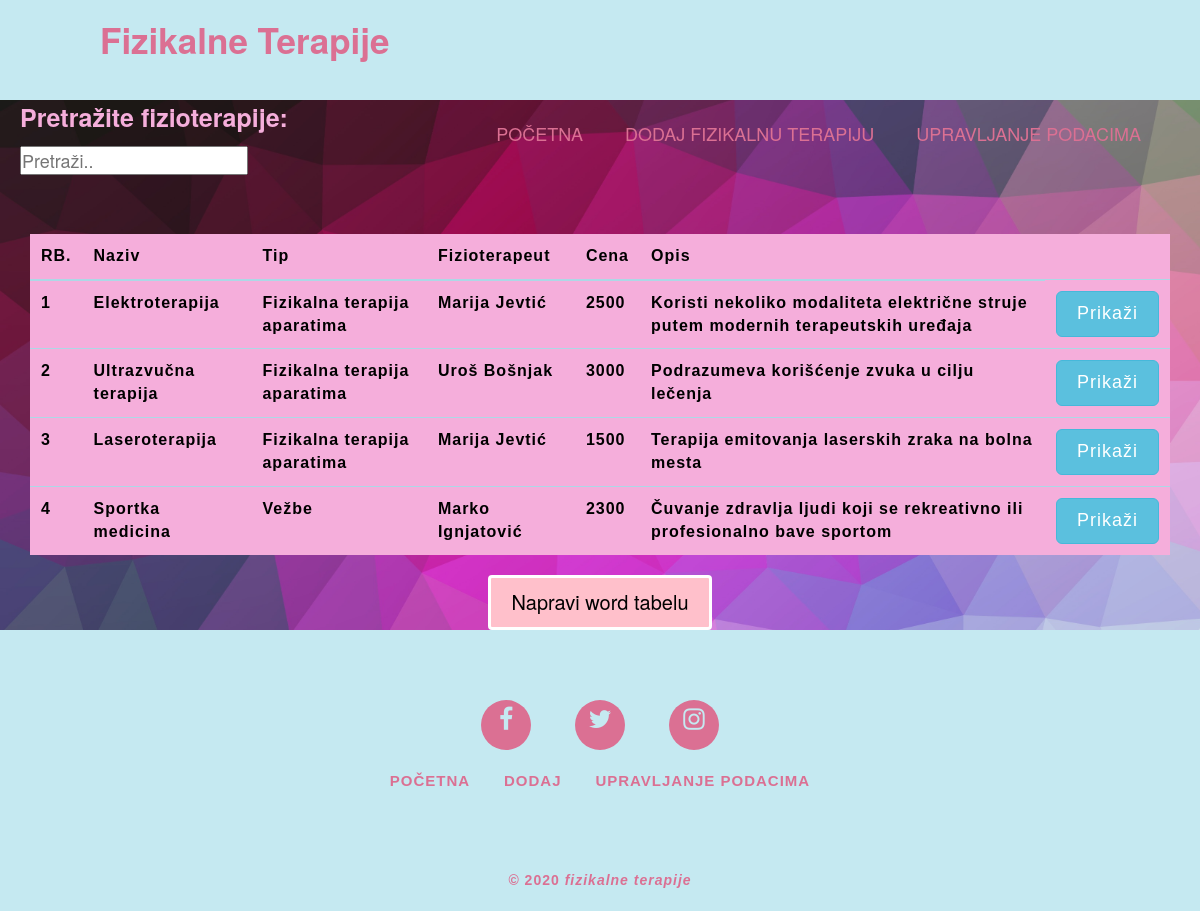
The page / on the database its author committed.
### tables this page shows
CREATE TABLE `fizikalne_terapije` (
  `fizioterapijeID` int(11) NOT NULL,
  `nazivFizioTerapije` varchar(255) NOT NULL,
  `tipID` int(11) NOT NULL,
  `fizioterapeutID` int(11) NOT NULL,
  `cena` double NOT NULL,
  `opis` varchar(255) DEFAULT NULL
);

CREATE TABLE `tip` (
  `tipID` int(11) NOT NULL,
  `nazivTipa` varchar(255) NOT NULL
);

CREATE TABLE `fizioterapeut` (
  `fizioterapeutID` int(11) NOT NULL,
  `imePrezime` varchar(255) NOT NULL
);

### konekcija1.php (called while the page is built, shortened)
<?php class Model {
   private $server="127.0.0.1";
   private $username="root";
   private $password="";
   private $dp="fizikalne_terapije";
   private $conn;
   public function __construct(){
    try{
    $this->conn = new mysqli($this->server,$this->username,
    $this->password,$this->dp);
    } catch(Exception $e){
    echo "Nije povezano" .$e->getMessage();
    }
}
    public function fetch(){
		$data=null;
		$query="SELECT * FROM fizikalne_terapije ft join tip t on t.tipID=ft.tipID join fizioterapeut f on f.fizioterapeutID=ft.fizioterapeutID";
		if($sql=$this->conn->query($query)){
		while($row=mysqli_fetch_assoc($sql)){
		$data[]=$row;
		}
  }
  return $data;
}
}
?>

### index.php (the view, shortened to what this page needs)
<!doctype html>
<html lang="en">
  <head>
  <?php include 'header.php' ?>
    <link rel="stylesheet" href="css/style.css">
    <link rel="stylesheet" href="css/bootstrap.css">
    <link rel="stylesheet" href="css/lightbox.css">
  </head>
  <body style="background-image: url('images/pozadina.jpg'); background-size:cover">
  <div class="main">
    <p style="color:#f5aedb; margin-left:20px; font-weight:bold; font-size:25px; ">Pretražite fizioterapije:  </p>
    <p style="color:black; margin-left:20px;font-size:18px ">
            <input id="myInput" type="text" placeholder="Pretraži..">
            <br><br>
    </p>
    <div class="work">
    <div class="row">
    <div class="col-md-12">
    <div class="container">
      <div id="ponuda">
        <table class="table text-left" style="background-color:#f5aedb ">
        <thead>
        <tr>
        <th> RB.</th>
        <th> Naziv</th>
        <th> Tip</th>
        <th> Fizioterapeut</th>
        <th> Cena</th>
        <th> Opis</th>
        </tr>
        </thead>
        <tbody id="myTable">
    <?php
      include 'konekcija1.php';
      $model=new Model();
      $rows=$model->fetch();
      $i=1;
      if(!empty($rows)){
          foreach($rows as $row){
      ?>
          <tr>
          <td><?php echo $i++;?></td>
          <td><?php echo $row['nazivFizioTerapije'];?></td>
          <td><?php echo $row['nazivTipa'];?></td>
          <td><?php echo $row['imePrezime'];?></td>
          <td><?php echo $row['cena'];?></td>
          <td><?php echo $row['opis'];?></td>
          <td>
          <a href="prikaz.php?id=<?php echo $row['fizioterapijeID']; ?>" class="btn btn-info btn-lg">
          Prikaži</a>
          </td>
          </tr>
      <?php
          }
      }else{
          echo "Nema podataka";
      }
      ?>
    </tbody>
    <br>
    </table>
    </div>
    </div>
	  </div>
    </div>
  </div>
  <form action = "word.php" method = "post" style="text-align: center">
        <input type="submit" name="export_word" class="btn btn-sucess" style="color: black;font-size:20px; background-color: pink; border: 3px solid white;" value="Napravi word tabelu"/>
  </form>
  <?php include 'footer.php'; ?>
</body>
</html>

### header.php (shortened to what this page needs)
<!DOCTYPE html>
<html lang="en">
<head>
</head>
<body class="body">
    <nav>
        <label class="logo">Fizikalne Terapije</label>
        <ul>
            <li><a href="index.php">Početna</a></li>
            <li><a href="dodajFizikalnuTerapiju.php">Dodaj fizikalnu terapiju</a></li>
            <li><a href="upravljanjePodacima.php">Upravljanje Podacima</a></li>
        </ul>
    </nav>
</body>
</html>

### footer.php (shortened to what this page needs)
<!DOCTYPE html>
<html lang="en">
<head>
    <link rel="stylesheet" href="https://cdnjs.cloudflare.com/ajax/libs/font-awesome/4.7.0/css/font-awesome.css" />
</head>
<body>
    <div class="footer-main-div">
        <div class="footer-social-icons">
            <ul>
                <li><a href="https://www.facebook.com/" target="blank"><i class="fa fa-facebook"></i></a></li>
                <li><a href="https://www.twitter.com/" target="blank"><i class="fa fa-twitter"></i></a></li>
                <li><a href="https://www.instagram.com/" target="blank"><i class="fa fa-instagram"></i></a></li>
            </ul>
        </div>
        <div class="footer-menu-one">
            <ul>
                <li><a href="index.php">Početna</a></li>
                <li><a href="dodajFizikalnuTerapiju.php">Dodaj</a></li>
                <li><a href="upravljanjePodacima.php">Upravljanje podacima</a></li>
            </ul>
        </div>
    </div>
    <div class="footer-bottom">
        <p>&copy 2020 <a href="index.php"><i>fizikalne terapije</i> </a></p>
    </div>
</body>
</html>

### css/style.css (style rules this page uses)
* { margin:0px; padding: 0px; box-sizing: border-box; text-decoration: none; list-style: none; }
a { text-decoration: none; outline: none; }
.footer-main-div { width: 100%; height: auto; margin: auto; background: #c5e9f1; padding:70px 0px ; }
.footer-social-icons { width: 100%; height: auto; margin: auto; }
.footer-social-icons ul { margin: 0px; padding: 0px; text-align: center; }
.footer-social-icons ul li { display: inline-block; width: 50px; height: 50px; margin: 0px 20px ; border-radius: 100%; background:palevioletred ; }
.footer-social-icons ul li a { color: #c5e9f1; font-size: 25px; display: block; }
.footer-menu-one { width: 100%; height: auto; margin: auto; margin-top: 20px; }
.footer-menu-one ul { margin: 0px; padding: 0px; text-align: center; }
.footer-menu-one ul li { display: inline-block; margin: 0px 15px; letter-spacing: 1px; }
.footer-menu-one ul li a { font-family: arial; font-size: 15px; font-weight: 600; color: palevioletred; text-transform: uppercase; letter-spacing: 1px; }
.footer-bottom { width: 100%; height: auto; margin: auto; background: #c5e9f1; padding: 10px; }
.footer-bottom { font-family: arial; font-size: 14px; text-align: center; color: palevioletred; font-weight: 600; letter-spacing: 1px; }
.footer-bottom p a { color: palevioletred; }
.row { font-family: Arial, Helvetica, sans-serif; font-size: 16px; color: black ; font-weight: 600; letter-spacing: 1px; }
input[type=submit] { color: black; background-color: blueviolet; }
body { font-family: montserrat; }
nav { height: 100px; width:100% ; background: #c5e9f1; }
label.logo { font-size: 35px; font-weight: bold; color: palevioletred; padding: 0 100px; line-height: 80px; }
nav ul { float: right; margin-right:40px ; }
nav li { display:inline-block ; margin: 0 8px; line-height: 80px; }
nav a { color: palevioletred; font-size: 18px; text-transform: uppercase; border: 1px solid transparent; padding:7px 10px; border-radius: 3px; }
nav :link { display: inline-block; }

### rows shown on the page
fizikalne_terapije: nazivFizioTerapije "Elektroterapija", tipID.nazivTipa "Fizikalna terapija aparatima", fizioterapeutID.imePrezime "Marija Jevtić", cena "2500", opis "Koristi nekoliko modaliteta električne struje putem modernih terapeutskih uređaja"
fizikalne_terapije: nazivFizioTerapije "Ultrazvučna terapija", tipID.nazivTipa "Fizikalna terapija aparatima", fizioterapeutID.imePrezime "Uroš Bošnjak", cena "3000", opis "Podrazumeva korišćenje zvuka u cilju lečenja"
fizikalne_terapije: nazivFizioTerapije "Laseroterapija", tipID.nazivTipa "Fizikalna terapija aparatima", fizioterapeutID.imePrezime "Marija Jevtić", cena "1500", opis "Terapija emitovanja laserskih zraka na bolna mesta"
fizikalne_terapije: nazivFizioTerapije "Sportka medicina", tipID.nazivTipa "Vežbe", fizioterapeutID.imePrezime "Marko Ignjatović", cena "2300", opis "Čuvanje zdravlja ljudi koji se rekreativno ili profesionalno bave sportom"
